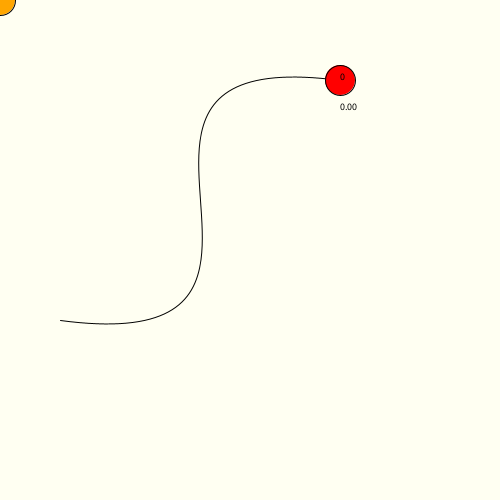
Frame 1 (no input)
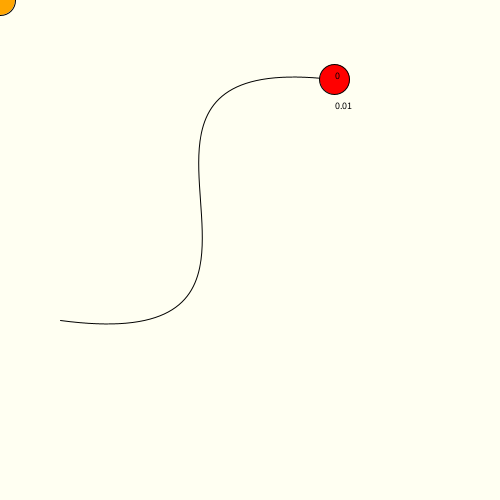
Frame 60 (the mouse pressed at the canvas centre just before this capture)
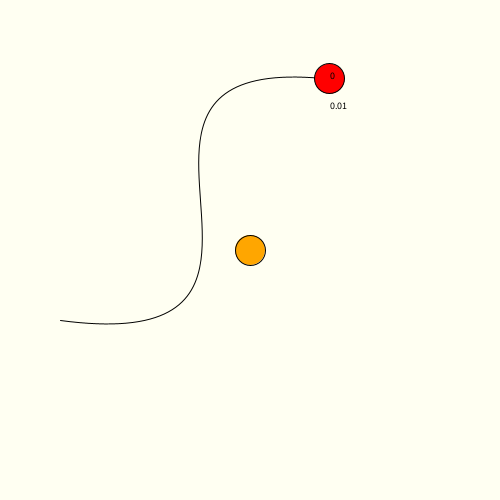
Frame 120 (the mouse held since frame 60 and released just before this capture)

The Processing sketch that drew these frames (run headless with seeded random() and noise(); from frame 60 on, the mouse is pressed at the canvas centre):

// Processing sketch: week18_11_zuma_bezier_curve_combo_remove_animT
// ── week18_11_zuma_bezier_curve_combo_remove_animT.pde
// week18_11_zuma_bezier_curve_combo_remove_animT
ArrayList<Float> T = new ArrayList<Float>(); //FloatList T = new FloatList();
ArrayList<Integer> C = new ArrayList<Integer>(); //IntList C = new IntList();
ArrayList<Integer> animT = new ArrayList<Integer>(); // 定時炸彈
color [] cc = {#FF0000, #FFA600, #FEFF00, #00FF0A, #0028FF}; // 5種色彩的寶石
int mouseC;
float mouseT;
void setup(){
  size(500,500);
  mouseC = int(random(2));
  T.add(new Float(0)); //T.append(0);  // T[i] 的球，會對應 C[i] 的色彩
  C.add(new Integer(int(random(2))) );//C.append( int(random(5)) ); // 挑1個色彩
  animT.add(new Integer(0)); // 定時炸彈
}
PVector p0 = new PVector(340, 80);
PVector p1 = new PVector(40, 40);
PVector p2 = new PVector(360, 360);
PVector p3 = new PVector(60, 320);
void draw(){
  background(#FFFFF2);
  noFill();
  bezier(340, 80, 40, 40, 360, 360, 60, 320);
  
  fill( cc[mouseC] );
  ellipse(mouseX, mouseY, 30, 30);
  mouseT = myNearestBezierT(mouseX, mouseY, p0, p1, p2, p3);
  PVector mp = myBezier(mouseT, p0, p1, p2, p3);
  if(dist(mouseX, mouseY, mp.x, mp.y) < 30){
    ellipse(mp.x, mp.y, 30, 30);
  }
  
  for(int i=0; i<T.size(); i++){ //for(Float t : T){
    PVector p = myBezier(T.get(i), p0, p1, p2, p3);
    fill( cc[C.get(i)] );
    ellipse(p.x, p.y, 30, 30);
    fill(0);
    textSize(10);
    text(""+i, p.x, p.y);
    String t = nf(T.get(i),0,2);
    text(t, p.x, p.y+30);
    
    float d = dist(mp.x, mp.y, p.x, p.y);
    if(mouseT>T.get(i) && d>0 && d<30){
      //println(i); // 找到插入點
      insertI = i;
    }
    if(animT.get(i)>0){ // 正的,代表有炸彈 if(animT[i]>0)
      animT.set(i, animT.get(i)-1); // animT[i] = animT[i] - 1倒數計時 定時炸彈
      if(animT.get(i)==0) { // 倒數到變成0時, 就炸掉 if(animT[i]==0)
        T.remove(i); // 消掉
        C.remove(i); // 消掉
        animT.remove(i); // 消掉
      }
    }
  }
  if(T.size()>0){
    int lastI = T.size()-1; // 整數，第i個 是最後一個 index i T[i]
    float lastT = T.get(lastI); // T[0] T[1] T[i]
    T.set(lastI, lastT+0.0001); //把最後加入的點，加大一些些 T[i] = T[i] + 0.0001
    if(lastT >= myNextT(0, p0, p1, p2, p3, 30)) {
      T.add(new Float(0)); //T.append(0);  // T[i] 的球，會對應 C[i] 的色彩 //空間夠多，就再塞一個0在最後
      C.add(new Integer(int(random(2))) );//C.append( int(random(5)) ); // 挑1個色彩
      animT.add(new Integer(0));  // 定時炸彈
    }
    myMoveAll_T_Slowly();
  }else{
    T.add(new Float(0)); //T.append(0);  // T[i] 的球，會對應 C[i] 的色彩 //空間夠多，就再塞一個0在最後
    C.add(new Integer(int(random(2))) );//C.append( int(random(5)) ); // 挑1個色彩
    animT.add(new Integer(0)); // 定時炸彈
  }
}
int insertI = -1;
void mousePressed(){
  if(insertI != -1){
    T.add(insertI, mouseT);
    C.add(insertI, mouseC);
    animT.add(insertI, new Integer(0));  // 定時炸彈
    mouseC = int(random(2));
    // combo remove
    int right = insertI, left = insertI;
    int nowC = C.get(insertI);
    for(int i=insertI; i<C.size(); i++){ // 往右看，有幾個和我相同
      if(nowC==int(C.get(i))) right = i; // 相同
      else break; // 不相同
    }
    for(int i=insertI; i>=0; i--){ // 往左看，有幾個和我相同
      if(nowC==int(C.get(i))) left = i; // 相同
      else break; // 不相同
    }
    println(left, right);
    if(right-left >= 2){ // 相同的夠多個，就全部消掉
      for(int k = left; k<=right; k++){
        animT.set(k, new Integer(60)); // 安放定時炸彈
      }
      //for(int k=0; k<=right-left; k++){ // 不馬上消掉
        //T.remove(left); // 消掉
        //C.remove(left); // 消掉
        //latter!!!
      //}
    }
    insertI = -1;
  }
}
void myMoveAll_T_Slowly(){
  for(int i=T.size()-1-1; i>=0; i--){
    float newT = myNextT(T.get(i+1), p0, p1, p2, p3, 30);
    T.set(i, newT);
  }  
}
float myNextT(float t0, PVector p0, PVector p1, PVector p2, PVector p3, float d){
  PVector prev = myBezier(t0, p0, p1, p2, p3);
  for(float f = t0; f<=1; f+=0.001){
    PVector p = myBezier(f, p0, p1, p2, p3);
    if(dist(p.x, p.y, prev.x, prev.y) >= d){
      return f;
    }
  }
  return 1;
}
float myNearestBezierT(float x0, float y0, PVector p0, PVector p1, PVector p2, PVector p3){
  float ans = 0, minD = Float.MAX_VALUE;
  for(float t=0; t<=1; t+=0.01){
    float t1 = 1 - t;
    float x = t1*t1*t1*p0.x + 3*t1*t1*t*p1.x + 3*t1*t*t*p2.x + t*t*t*p3.x;
    float y = t1*t1*t1*p0.y + 3*t1*t1*t*p1.y + 3*t1*t*t*p2.y + t*t*t*p3.y;
    float d = dist(x, y, x0, y0);
    if(d<minD){
      minD = d;
      ans = t;
    }
  }
  return ans;
}
PVector myBezier(float t, PVector p0, PVector p1, PVector p2, PVector p3){
  float t1 = 1 - t;
  float x = t1*t1*t1*p0.x + 3*t1*t1*t*p1.x + 3*t1*t*t*p2.x + t*t*t*p3.x;
  float y = t1*t1*t1*p0.y + 3*t1*t1*t*p1.y + 3*t1*t*t*p2.y + t*t*t*p3.y;
  return new PVector(x,y);
}
